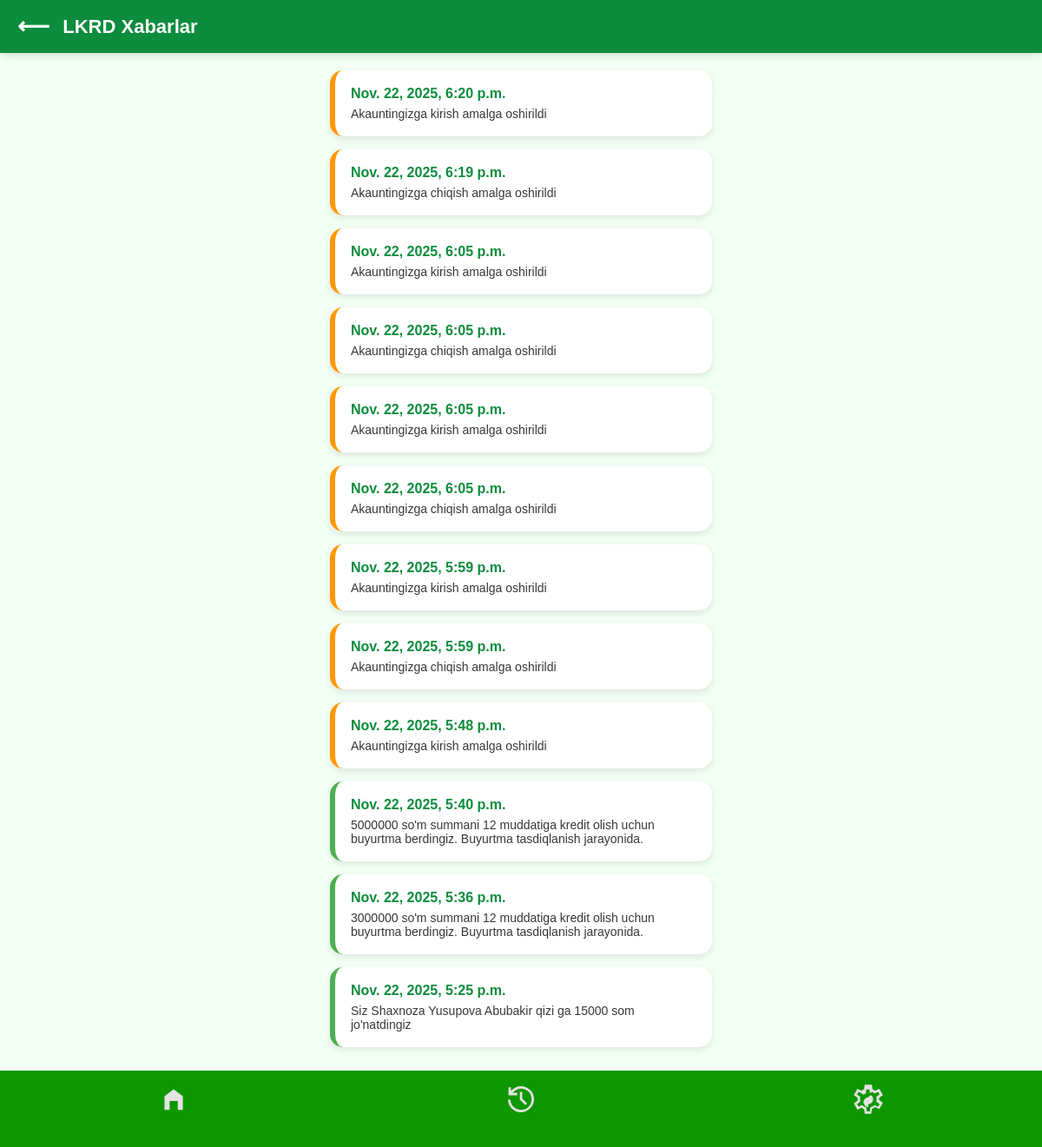
The page /notifications/ (signed in) on the database as committed earlier.
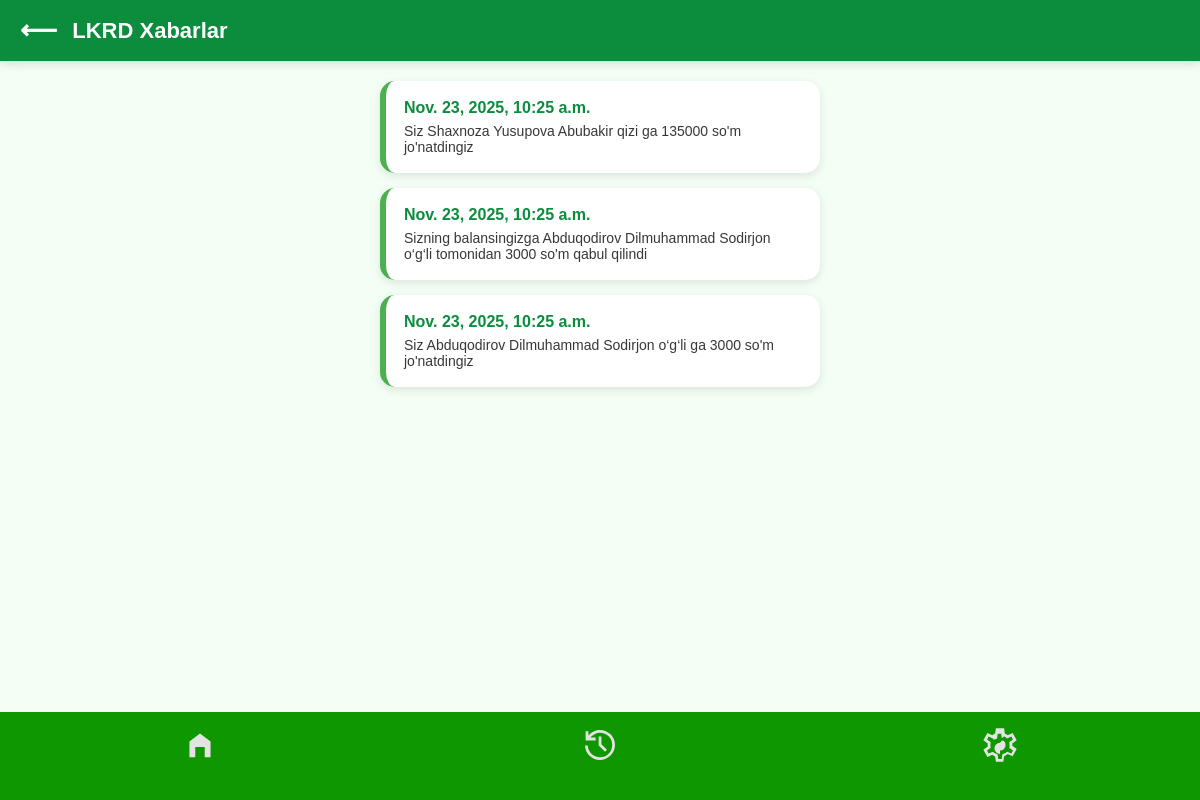
The same page on the database as committed later.
### lkrd/models.py (models this page shows, shortened)
class Notification(models.Model):
    user = models.ForeignKey(User,on_delete=models.SET_NULL,null=True,blank=True)
    text = models.CharField(max_length=200)
    n_type = models.CharField(max_length=20,choices=notification_type,default="Ordinary")
    created_at = models.DateTimeField(auto_now_add=True)

### lkrd/views.py (the view)
# urls.py: path('notifications/',views.NotificationsView.as_view(),name='notifications'),
class NotificationsView(LoginRequiredMixin,View):
    def get(self,request):
        notifications = Notification.objects.filter(user=request.user).order_by("-created_at")
        return render(request,'notifications.html',{"notifications":notifications})

### lkrd/templates/notifications.html (shortened to what this page needs)
<!DOCTYPE html>
<html lang="en">
<head>
</head>
<body>
<div class="top-bar">
    <div class="back-btn" onclick="history.back()">⟵</div>
    LKRD Xabarlar
</div>
<div class="container">
    {% for i in notifications %}
    {% if i.n_type == "Ordinary" %}
        <div class="notification success">
            <h3>{{i.created_at}}</h3>
            <p>{{i.text}}</p>
        </div>
    {% else %}
        <div class="notification warning">
            <h3>{{i.created_at}}</h3>
            <p>{{i.text}}</p>
        </div>
    {% endif %}
    {% endfor %}
</div>
{% include 'navbar.html' %}
</body>
</html>

### lkrd/templates/navbar.html (shortened to what this page needs)
<nav>
    <a href="{% url 'home' %}">
        <svg xmlns="http://www.w3.org/2000/svg" viewBox="0 -960 960 960">
            <path d="M226.67-186.67h140v-246.66h226.66v246.66h140v-380L480-756.67l-253.33 190v380Z"/>
        </svg>
    </a>
    <a href="{% url 'transactions' %}">
    </a>
    <a href="{% url 'settings' %}">
    </a>
</nav>

### lkrd/templates/notifications.html (style rules this page uses)
* { margin:0;padding:0;box-sizing:border-box;font-family:Arial, sans-serif; }
body { background:#f3fff5; color:#111; padding-bottom:80px; }
.top-bar { background:#0c8c3d; padding:15px 20px; color:white; font-size:22px; font-weight:bold; display:flex; align-items:center; gap:15px; box-shadow:0 2px 10px rgba(0,0,0,0.15); }
.back-btn { font-size:26px; cursor:pointer; }
.container { max-width:480px; margin:auto; padding:20px; }
.notification { background:white; padding:18px; border-radius:15px; box-shadow:0 3px 10px rgba(0,0,0,0.1); margin-bottom:15px; border-left:6px solid #0c8c3d; }
.notification h3 { font-size:16px; color:#0c8c3d; margin-bottom:6px; }
.notification p { font-size:14px; color:#222; opacity:0.9; }
.success { border-left-color:#4caf50; }
nav { position:fixed; bottom:0; width:100%; background-color:rgb(15,151,0); padding:8px 0; display:flex; justify-content:space-around; align-items:center; z-index:999; }
nav svg { width:35px; height:35px; fill:#e3e3e3; }

### lkrd/templates/navbar.html (style rules this page uses)
nav { position: fixed; bottom: 0; width: 100%; background-color: rgb(15,151,0); padding: 8px 0; display: flex; justify-content: space-around; align-items: center; z-index: 999; padding-bottom: 30px; }
nav a { display: flex; justify-content: center; align-items: center; width: 50px; height: 50px; }
nav svg { width: 40px; height: 40px; fill: #e3e3e3; }

Rows that differ between the two databases and show on the page:
removed Notification: created_at "Nov. 22, 2025, 6:20 p.m.", text "Akauntingizga kirish amalga oshirildi"
removed Notification: created_at "Nov. 22, 2025, 6:19 p.m.", text "Akauntingizga chiqish amalga oshirildi"
removed Notification: created_at "Nov. 22, 2025, 6:05 p.m.", text "Akauntingizga kirish amalga oshirildi"
removed Notification: created_at "Nov. 22, 2025, 6:05 p.m.", text "Akauntingizga chiqish amalga oshirildi"
removed Notification: created_at "Nov. 22, 2025, 6:05 p.m.", text "Akauntingizga kirish amalga oshirildi"
removed Notification: created_at "Nov. 22, 2025, 6:05 p.m.", text "Akauntingizga chiqish amalga oshirildi"
removed Notification: created_at "Nov. 22, 2025, 5:59 p.m.", text "Akauntingizga kirish amalga oshirildi"
removed Notification: created_at "Nov. 22, 2025, 5:59 p.m.", text "Akauntingizga chiqish amalga oshirildi"
removed Notification: created_at "Nov. 22, 2025, 5:48 p.m.", text "Akauntingizga kirish amalga oshirildi"
removed Notification: created_at "Nov. 22, 2025, 5:40 p.m.", text "5000000 so'm summani 12 muddatiga kredit olish uchun buyurtma berdingiz. Buyurtma tasdiqlanish jarayonida."
removed Notification: created_at "Nov. 22, 2025, 5:36 p.m.", text "3000000 so'm summani 12 muddatiga kredit olish uchun buyurtma berdingiz. Buyurtma tasdiqlanish jarayonida."
removed Notification: created_at "Nov. 22, 2025, 5:25 p.m.", text "Siz Shaxnoza Yusupova Abubakir qizi ga 15000 som jo'natdingiz"
added Notification: created_at "Nov. 23, 2025, 10:25 a.m.", text "Siz Shaxnoza Yusupova Abubakir qizi ga 135000 so'm jo'natdingiz"
added Notification: created_at "Nov. 23, 2025, 10:25 a.m.", text "Sizning balansingizga Abduqodirov Dilmuhammad Sodirjon o‘g‘li tomonidan 3000 so'm qabul qilindi"
added Notification: created_at "Nov. 23, 2025, 10:25 a.m.", text "Siz Abduqodirov Dilmuhammad Sodirjon o‘g‘li ga 3000 so'm jo'natdingiz"
